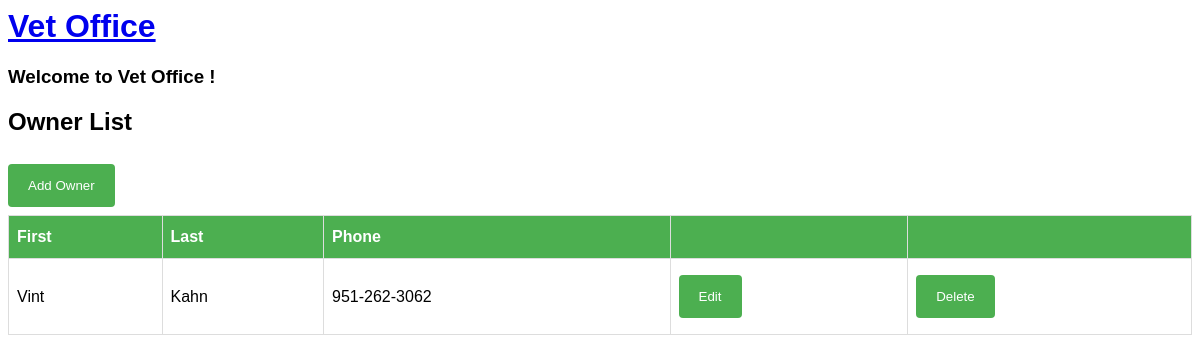
/owner/list (signed in), run on an earlier commit of the app's database.
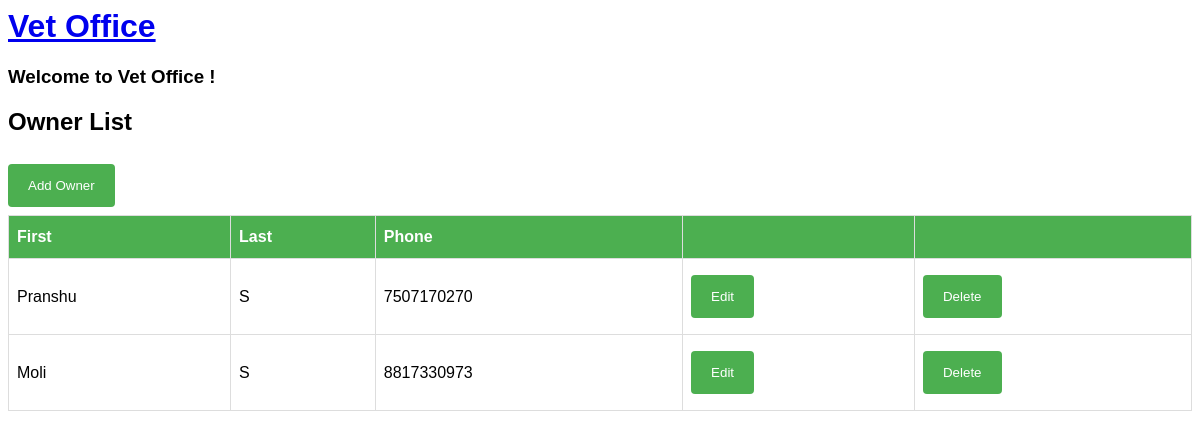
And on a later commit of the database.
### vetoffice/models.py (models this page shows, shortened)
class Owner(models.Model):
    first_name = models.CharField(max_length=30)
    last_name = models.CharField(max_length=30)
    phone = models.CharField(max_length=30)

### vetoffice/views.py (the view)
# urls.py: path("owner/list", views.OwnerList.as_view(), name="ownerlist"),
class OwnerList(LoginRequiredMixin, ListView):
  model = Owner

### vetoffice/templates/vetoffice/owner_list.html
{% extends './base.html' %}
{% block content %}
<h2>Owner List</h2>
<a href="{% url 'ownercreate' %}"><button class="btn">Add Owner</button></a>
<table id="owners">
  <tr>
    <th>First</th>
    <th>Last</th>
    <th>Phone</th>
      <th> </th>
      <th> </th>
  </tr>
  {% for owner in owner_list %}
  <tr>
  <tr>
      <td>{{ owner.first_name }}</td>
      <td>{{ owner.last_name }}</td>
      <td>{{ owner.phone }}</td>
      <td><a href="{% url 'ownerupdate' owner.id %}"><button>Edit</button></a></td>
      <td><a href="{% url 'ownerdelete' owner.id %}"><button>Delete</button></a></td>
  </tr>
  {% endfor %}
</table>
{% endblock %}

What changed in the data, as far as the page shows it:
removed Owner: first_name "Vint", last_name "Kahn", phone "951-262-3062"
added Owner: first_name "Pranshu", last_name "S", phone "7507170270"
added Owner: first_name "Moli", last_name "S", phone "8817330973"
